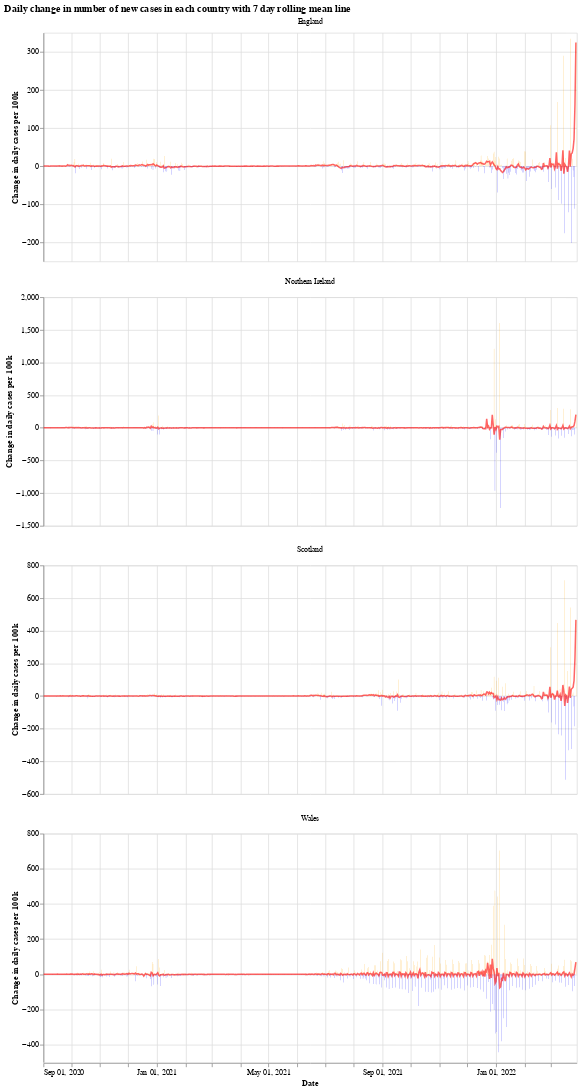

The code cell stored with this chart in its notebook:
### Markdown cell above
We will use the Python library `Altair` for visualising the data, see the [altair docs](https://altair-viz.github.io/) for more information.

First we have a graph which shows the daily change in the number of new cases for each country. This number jumps up and down all over the place, which is likely due to delay in reporting of new cases over the weekend. Another interesting thing is that it looks like the daily cases in Wales experienced a much shorter period of calm over the summer (calm in the sense of daily cases not jumping up and down).

The orange bars are days when the number of new cases (per 100k population) was more than the previous day, while the blue are days when the number of new cases dropped. The red line is the 7 day moving average. 

When the moving average line is below 0, it means that there is a consistent drop in new cases. We can see this clearly happening around the times that lockdowns were introduced (though, to varying degrees). I will update the graphs soon with a marker of when each lockdown started.

### Code cell
# collapse
import altair as alt

bars = alt.Chart(uk_cases).mark_bar().encode(
    x=alt.X("yearmonthdate(date):T", axis=alt.Axis(title='Date')),
    y=alt.Y("casesChangeRate:Q", axis=alt.Axis(title='Change in daily cases per 100k')),
    tooltip='casesChange',
    color=alt.condition(
        alt.datum.casesChangeRate > 0,
        alt.value("orange"),  # The positive color
        alt.value("blue")  # The negative color
    )
).properties(title='Daily change in number of new cases with 7 day rolling mean',width=700).interactive()

line = alt.Chart(uk_cases).mark_line(
    color='red',
    size=2,
    opacity=0.6
).transform_window(
    rolling_mean='mean(casesChangeRate)',
    frame=[0, 7],
    groupby=['areaName']
).encode(
    x='yearmonthdate(date):T',
    y='rolling_mean:Q'
)

alt.layer(bars, line, data=uk_cases).facet(alt.Column(
    'areaName', title=''), columns=1).resolve_scale(y='independent').properties(title='Daily change in number of new cases in each country with 7 day rolling mean line')

### Figure 1 — Vega-Lite specification as saved in the notebook (floating-point values rounded to 4 significant figures; data arrays with more than 128 entries replaced by an {"elided": "..."} marker saying what was removed)
{"config": {"view": {"continuousWidth": 400, "continuousHeight": 300}}, "data": {"name": "data-8be720c5e21536dde13d49f4453b3352"}, "facet": {"type": "nominal", "field": "areaName", "title": ""}, "spec": {"layer": [{"mark": "bar", "encoding": {"color": {"condition": {"value": "orange", "test": "(datum.casesChangeRate > 0)"}, "value": "blue"}, "tooltip": {"type": "quantitative", "field": "casesChange"}, "x": {"type": "temporal", "axis": {"title": "Date"}, "field": "date", "timeUnit": "yearmonthdate"}, "y": {"type": "quantitative", "axis": {"title": "Change in daily cases per 100k"}, "field": "casesChangeRate"}}, "selection": {"selector001": {"type": "interval", "bind": "scales", "encodings": ["x", "y"]}}, "title": "Daily change in number of new cases with 7 day rolling mean", "width": 700}, {"mark": {"type": "line", "color": "red", "opacity": 0.6, "size": 2}, "encoding": {"x": {"type": "temporal", "field": "date", "timeUnit": "yearmonthdate"}, "y": {"type": "quantitative", "field": "rolling_mean"}}, "transform": [{"window": [{"op": "mean", "field": "casesChangeRate", "as": "rolling_mean"}], "frame": [0, 7], "groupby": ["areaName"]}]}]}, "columns": 1, "resolve": {"scale": {"y": "independent"}}, "title": "Daily change in number of new cases in each country with 7 day rolling mean line", "$schema": "https://vega.github.io/schema/vega-lite/v4.8.1.json", "datasets": {"data-8be720c5e21536dde13d49f4453b3352": {"elided": "2296 records"}}}
